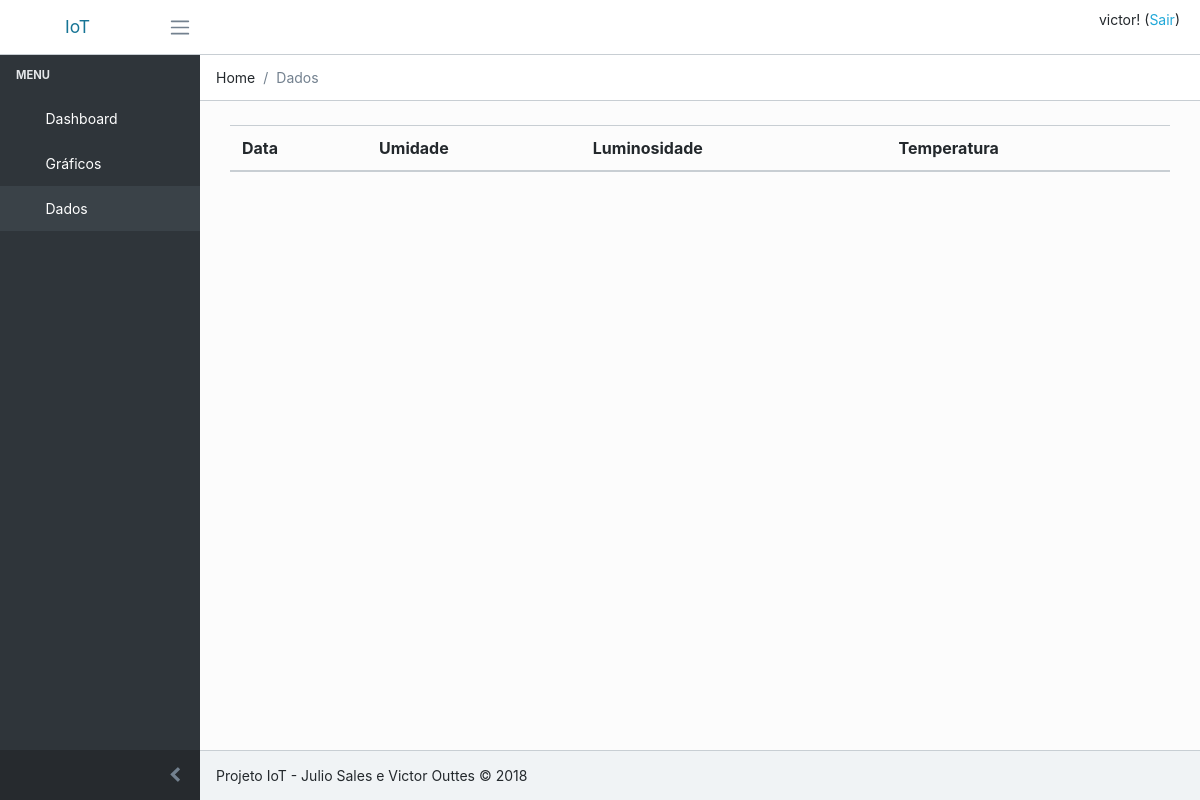
The page /data/?page=2 (signed in) on the database as committed earlier.
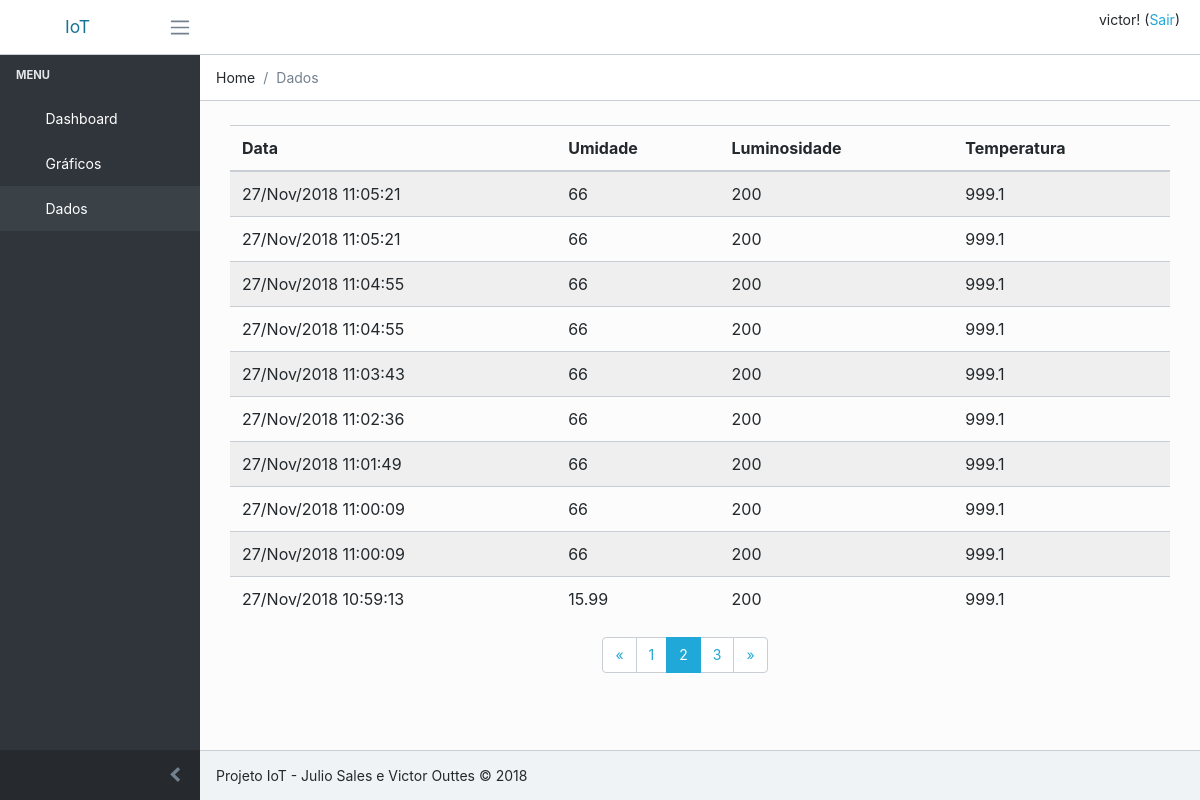
The same page on the database as committed later.
### home/models.py (models this page shows, shortened)
class Sensor(models.Model):
    date = models.DateTimeField(auto_now_add=True)
    temperature = models.CharField(max_length=30)
    sunlight = models.CharField(max_length=30)
    humidity = models.CharField(max_length=30)

### home/views.py (the view)
# urls.py: path('data/', home_views.list_all, name='data'),
@login_required
def list_all(request):
    page = request.GET.get('page')
    paginator = Paginator(Sensor.objects.order_by('-date').all(), ITEMS_PER_PAGE)
    total = paginator.count
    try:
        alldata = paginator.page(page)
    except InvalidPage:
        alldata = paginator.page(1)
    data = {'alldata': alldata, 'total': total}
    return render(request, 'home/data.html', data)

### home/templates/home/data.html
{% extends 'layout.html' %}
{% block breadcrumb %}
<ol class="breadcrumb">
    <li class="breadcrumb-item">Home</li>
    <li class="breadcrumb-item active">Dados</li>
</ol>
{% endblock %}
{% block main %}
<div class="animated fadeIn">
    <table class="row">
        <div class="table-responsive">
            <table class="table table-striped table-hover">
                <thead>
                    <tr>
                        <th>Data</th>
                        <th>Umidade</th>
                        <th>Luminosidade</th>
                        <th>Temperatura</th>
                    </tr>
                </thead>
                <tbody>
                    {% for d in alldata %}
                    <tr>
                        <td>{{d.date | date:'d/M/Y H:i:s'}}</td>
                        <td>{{d.humidity}}</td>
                        <td>{{d.sunlight}}</td>
                        <td>{{d.temperature}}</td>
                    </tr>
                    {% endfor %}
                </tbody>
            </table>
        </div>
        <div class="container row">
            <div class="col align-self-center">
                {% with alldata as paginated %}
                    {% include 'pagination.html' %}
                {% endwith %}
            </div>
        </div>
    </div>
</div>
{% endblock %}

Rows that differ between the two databases and show on the page:
added Sensor: date "27/Nov/2018 11:05:21", humidity "66", sunlight "200", temperature "999.1"
added Sensor: date "27/Nov/2018 11:05:21", humidity "66", sunlight "200", temperature "999.1"
added Sensor: date "27/Nov/2018 11:04:55", humidity "66", sunlight "200", temperature "999.1"
added Sensor: date "27/Nov/2018 11:04:55", humidity "66", sunlight "200", temperature "999.1"
added Sensor: date "27/Nov/2018 11:03:43", humidity "66", sunlight "200", temperature "999.1"
added Sensor: date "27/Nov/2018 11:02:36", humidity "66", sunlight "200", temperature "999.1"
added Sensor: date "27/Nov/2018 11:01:49", humidity "66", sunlight "200", temperature "999.1"
added Sensor: date "27/Nov/2018 11:00:09", humidity "66", sunlight "200", temperature "999.1"
added Sensor: date "27/Nov/2018 11:00:09", humidity "66", sunlight "200", temperature "999.1"
added Sensor: date "27/Nov/2018 10:59:13", humidity "15.99", sunlight "200", temperature "999.1"
Other text that changed with them:
new list line: "1"
new list line: "2"
new list line: "3"
